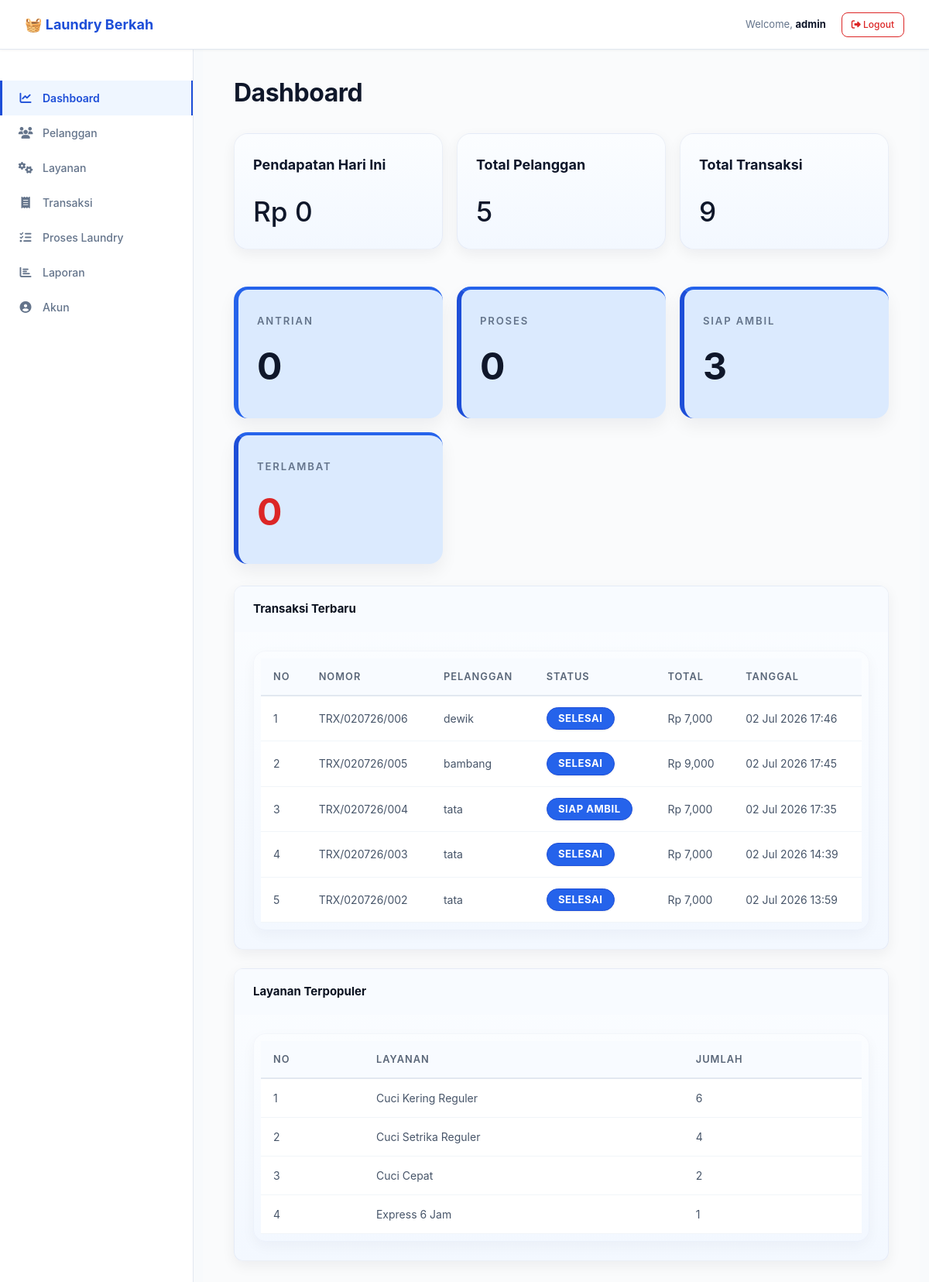
The page /dashboard/ (signed in) on the database as committed earlier.
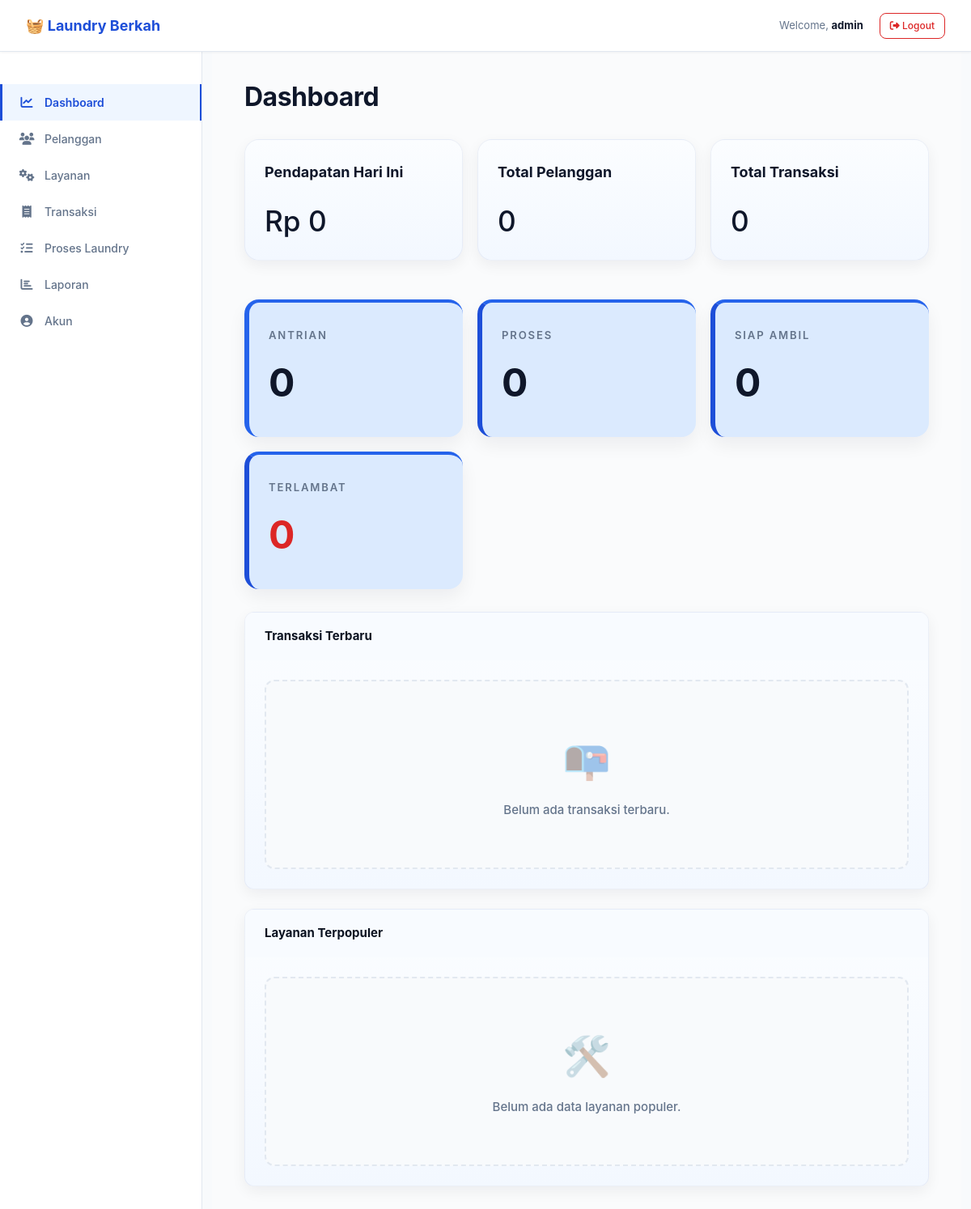
The same page on the database as committed later.
### app/models/transaksi.py (models this page shows, shortened)
class Transaksi(BaseModel):
    __tablename__ = 'app_transaksi'
    id_transaksi = db.Column(db.Integer, primary_key=True)
    nomor_transaksi = db.Column(db.String(50), unique=True, nullable=False)
    id_pelanggan = db.Column(db.Integer, db.ForeignKey('app_pelanggan.id_pelanggan'), nullable=False)
    tanggal_masuk = db.Column(db.DateTime, default=utc_now, nullable=False)
    tanggal_selesai_estimasi = db.Column(db.DateTime, nullable=True)
    tanggal_selesai_aktual = db.Column(db.DateTime, nullable=True)
    total_harga = db.Column(db.Numeric(10, 2), default=0)
    catatan = db.Column(db.Text, nullable=True)
    status_proses = db.Column(db.String(50), default='Antrian')  # Status workflow
    is_active = db.Column(db.Boolean, default=True)
    detail_transaksi = db.relationship('DetailTransaksi', backref='transaksi', lazy=True, cascade='all, delete-orphan')
    pembayaran = db.relationship('Pembayaran', backref='transaksi', lazy=True, cascade='all, delete-orphan')
    status_history = db.relationship('Status', backref='transaksi', lazy=True, cascade='all, delete-orphan')

### app/models/pelanggan.py (models this page shows, shortened)
class Pelanggan(BaseModel):
    __tablename__ = 'app_pelanggan'
    id_pelanggan = db.Column(db.Integer, primary_key=True)
    nama = db.Column(db.String(100), nullable=False)
    telepon = db.Column(db.String(20), nullable=False, unique=True)
    email = db.Column(db.String(100), nullable=True)
    alamat = db.Column(db.Text, nullable=True)
    jenis_kelamin = db.Column(db.Enum('Laki-laki', 'Perempuan'), nullable=True)
    status = db.Column(db.Boolean, default=True)
    transaksi = db.relationship('Transaksi', backref='pelanggan', lazy=True, cascade='all, delete-orphan')

### app/models/layanan.py (models this page shows, shortened)
class Layanan(BaseModel):
    __tablename__ = 'app_layanan'
    id_layanan = db.Column(db.Integer, primary_key=True)
    nama = db.Column(db.String(100), nullable=False)
    harga = db.Column(db.Numeric(10, 2), nullable=False)
    durasi = db.Column(db.Integer, nullable=True)  # Durasi dalam hari
    durasi_unit = db.Column(db.String(20), default='hari')  # hari, jam
    deskripsi = db.Column(db.Text, nullable=True)
    kategori = db.Column(db.String(50), nullable=True)  # Cuci, Kering, Setrika, dll
    is_active = db.Column(db.Boolean, default=True)
    detail_transaksi = db.relationship('DetailTransaksi', backref='layanan', lazy=True)

### app/dashboard/routes.py (the view)
@dashboard_bp.route('/')
def dashboard():
    if login_required():
        return login_required()
    access = require_role('Admin', 'Operator', 'Kasir')
    if access:
        return access
    dashboard_data = DashboardService.get_dashboard_summary()
    status_counts = dashboard_data.get('status_counts', {})
    today_revenue = dashboard_data.get('today_revenue', 0)
    total_customers = dashboard_data.get('total_customers', 0)
    total_transactions = dashboard_data.get('total_transactions', 0)
    total_late_orders = dashboard_data.get('total_late_orders', 0)
    recent_transactions = dashboard_data.get('recent_transactions', [])
    service_statistics = dashboard_data.get('service_statistics', [])
    return render_template(
        'dashboard.html',
        username=session.get('username'),
        status_counts=status_counts,
        today_revenue=today_revenue,
        total_customers=total_customers,
        total_transactions=total_transactions,
        total_late_orders=total_late_orders,
        recent_transactions=recent_transactions,
        service_statistics=service_statistics,
        active_page='dashboard'
    )

### app.py (called while the page is built)
@app.before_request
def before_request():
    pass

@app.after_request
def after_request(response):
    response.headers['X-Content-Type-Options'] = 'nosniff'
    response.headers['X-Frame-Options'] = 'SAMEORIGIN'
    response.headers['X-XSS-Protection'] = '1; mode=block'
    return response

### app/dashboard/services.py (called while the page is built)
def _safe_float(value):
    try:
        return float(value)
    except (TypeError, ValueError):
        return 0

    @staticmethod
    def get_transaction_status_counts():
        try:
            status_groups = {
                'Antrian': ['Antrian'],
                'Proses': ['Cuci', 'Pengeringan', 'Setrika', 'Packing'],
                'Siap Ambil': ['Siap Ambil']
            }
            counts = {}
            for group, statuses in status_groups.items():
                count = Transaksi.query.filter(
                    Transaksi.status_proses.in_(statuses),
                    Transaksi.is_active == True
                ).count()
                counts[group] = count
            return counts
        except Exception as e:
            print(f"Error in get_transaction_status_counts: {str(e)}")
            return {}

### app/templates/dashboard/dashboard.html (shortened to what the changed rows need)
{% extends 'layout/base.html' %}
{% set active_page = 'dashboard' %}
{% block content %}
    <div class="stats-row">
        <div>
            <div class="card">
                <div class="card-body">
                    <div class="section-title">Total Pelanggan</div>
                    <div class="h2">{{ total_customers }}</div>
                </div>
            </div>
        </div>
        <div>
            <div class="card">
                <div class="card-body">
                    <div class="section-title">Total Transaksi</div>
                    <div class="h2">{{ total_transactions }}</div>
                </div>
            </div>
        </div>
    </div>
    <div class="status-grid">
        <div class="status-card siap-ambil">
            <div class="label">Siap Ambil</div>
            <div class="number">{{ status_counts.get('Siap Ambil', 0) }}</div>
        </div>
    </div>
    <div class="card">
        <div class="card-body">
            {% if recent_transactions %}
                <div class="table-responsive">
                    <table class="table table-hover align-middle">
                        <thead>
                            <tr>
                                <th>No</th>
                                <th>Nomor</th>
                                <th>Pelanggan</th>
                                <th>Status</th>
                                <th>Total</th>
                                <th>Tanggal</th>
                            </tr>
                        </thead>
                        <tbody>
                            {% for trx in recent_transactions %}
                                <tr>
                                    <td>{{ loop.index }}</td>
                                    <td>{{ trx.nomor }}</td>
                                    <td>{{ trx.pelanggan }}</td>
                                    <td><span class="badge badge-{{ trx.status|lower|replace(' ', '') }}">{{ trx.status }}</span></td>
                                    <td>Rp {{ "{:,.0f}".format(trx.total) }}</td>
                                    <td>{{ trx.tanggal }}</td>
                                </tr>
                            {% endfor %}
                        </tbody>
                    </table>
                </div>
            {% else %}
                <div class="empty-state">
                    <div class="empty-state-icon">📭</div>
                    <p>Belum ada transaksi terbaru.</p>
                </div>
            {% endif %}
        </div>
    </div>
    <div class="card">
        <div class="card-body">
            {% if service_statistics %}
                <div class="table-responsive">
                    <table class="table table-hover align-middle">
                        <thead>
                            <tr>
                                <th>No</th>
                                <th>Layanan</th>
                                <th>Jumlah</th>
                            </tr>
                        </thead>
                        <tbody>
                            {% for service in service_statistics %}
                                <tr>
                                    <td>{{ loop.index }}</td>
                                    <td>{{ service.layanan }}</td>
                                    <td>{{ service.jumlah }}</td>
                                </tr>
                            {% endfor %}
                        </tbody>
                    </table>
                </div>
            {% else %}
                <div class="empty-state">
                    <div class="empty-state-icon">🛠️</div>
                    <p>Belum ada data layanan populer.</p>
                </div>
            {% endif %}
        </div>
    </div>
{% endblock %}

Rows that differ between the two databases and show on the page:
removed Transaksi: nomor "TRX/020726/006", status "SELESAI"
removed Pelanggan: pelanggan "dewik"
removed Transaksi: nomor "TRX/020726/005", status "SELESAI"
removed Pelanggan: pelanggan "bambang"
removed Transaksi: nomor "TRX/020726/004", status "SIAP AMBIL"
removed Pelanggan: pelanggan "tata" "tata" "tata"
removed Transaksi: nomor "TRX/020726/003", status "SELESAI"
removed Transaksi: nomor "TRX/020726/002", status "SELESAI"
no longer on this page (row edited): Layanan: layanan "Cuci Kering Reguler", jumlah "6"
no longer on this page (row edited): Layanan: layanan "Cuci Setrika Reguler", jumlah "4"
removed Layanan: layanan "Cuci Cepat", jumlah "2"
no longer on this page (row edited): Layanan: layanan "Express 6 Jam", jumlah "1"
Other text that changed with them:
{{ total_customers }}: "5" → "0"
{{ total_transactions }}: "9" → "0"
{{ status_counts.get('Siap Ambil', 0) }}: "3" → "0"
text no longer shown: "NO NOMOR PELANGGAN STATUS TOTAL TANGGAL NO LAYANAN JUMLAH"
text now shown: "📭 Belum ada transaksi terbaru. 🛠️ Belum ada data layanan populer."
list line gone: "1 Rp 7,000 02 Jul 2026 17:46"
list line gone: "2 Rp 9,000 02 Jul 2026 17:45"
list line gone: "3 Rp 7,000 02 Jul 2026 17:35"
list line gone: "4 Rp 7,000 02 Jul 2026 14:39"
list line gone: "5 Rp 7,000 02 Jul 2026 13:59"
